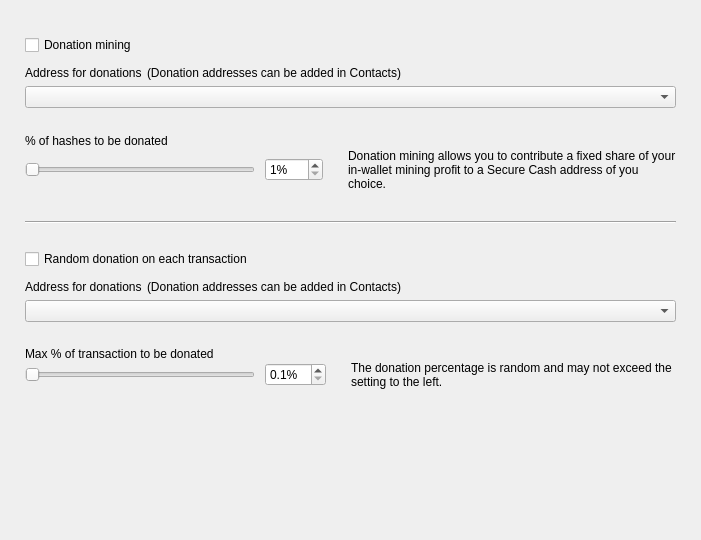
<?xml version="1.0" encoding="UTF-8"?>
<ui version="4.0">
 <class>DonationOptionsFrame</class>
 <widget class="QFrame" name="DonationOptionsFrame">
  <property name="geometry">
   <rect>
    <x>0</x>
    <y>0</y>
    <width>701</width>
    <height>540</height>
   </rect>
  </property>
  <property name="windowTitle">
   <string>Frame</string>
  </property>
  <property name="frameShape">
   <enum>QFrame::NoFrame</enum>
  </property>
  <property name="frameShadow">
   <enum>QFrame::Raised</enum>
  </property>
  <layout class="QVBoxLayout" name="verticalLayout">
   <property name="spacing">
    <number>10</number>
   </property>
   <property name="leftMargin">
    <number>25</number>
   </property>
   <property name="topMargin">
    <number>35</number>
   </property>
   <property name="rightMargin">
    <number>25</number>
   </property>
   <property name="bottomMargin">
    <number>0</number>
   </property>
   <item>
    <widget class="QCheckBox" name="m_enableDonationMiningCheck">
     <property name="text">
      <string>Donation mining</string>
     </property>
    </widget>
   </item>
   <item>
    <widget class="QFrame" name="m_donationMiningFrame">
     <property name="frameShape">
      <enum>QFrame::NoFrame</enum>
     </property>
     <property name="frameShadow">
      <enum>QFrame::Raised</enum>
     </property>
     <layout class="QGridLayout" name="gridLayout" columnstretch="1,0,0,1">
      <property name="leftMargin">
       <number>0</number>
      </property>
      <property name="topMargin">
       <number>0</number>
      </property>
      <property name="rightMargin">
       <number>0</number>
      </property>
      <property name="bottomMargin">
       <number>0</number>
      </property>
      <property name="horizontalSpacing">
       <number>10</number>
      </property>
      <property name="verticalSpacing">
       <number>0</number>
      </property>
      <item row="2" column="0" colspan="4">
       <widget class="QComboBox" name="m_donationMiningAddressCombo"/>
      </item>
      <item row="3" column="0" colspan="4">
       <spacer name="verticalSpacer_2">
        <property name="orientation">
         <enum>Qt::Vertical</enum>
        </property>
        <property name="sizeType">
         <enum>QSizePolicy::Fixed</enum>
        </property>
        <property name="sizeHint" stdset="0">
         <size>
          <width>20</width>
          <height>25</height>
         </size>
        </property>
       </spacer>
      </item>
      <item row="4" column="0" colspan="4">
       <widget class="WalletGui::WalletNormalBlackTextLabel" name="label_2">
        <property name="minimumSize">
         <size>
          <width>0</width>
          <height>16</height>
         </size>
        </property>
        <property name="text">
         <string>% of hashes to be donated</string>
        </property>
        <property name="indent">
         <number>0</number>
        </property>
       </widget>
      </item>
      <item row="5" column="1">
       <widget class="QSpinBox" name="m_donationMiningAmountSpin">
        <property name="suffix">
         <string>%</string>
        </property>
        <property name="minimum">
         <number>1</number>
        </property>
        <property name="maximum">
         <number>100</number>
        </property>
       </widget>
      </item>
      <item row="5" column="0">
       <widget class="QSlider" name="m_donationMiningAmountSlider">
        <property name="maximumSize">
         <size>
          <width>230</width>
          <height>16777215</height>
         </size>
        </property>
        <property name="minimum">
         <number>1</number>
        </property>
        <property name="maximum">
         <number>100</number>
        </property>
        <property name="orientation">
         <enum>Qt::Horizontal</enum>
        </property>
       </widget>
      </item>
      <item row="5" column="2">
       <spacer name="horizontalSpacer">
        <property name="orientation">
         <enum>Qt::Horizontal</enum>
        </property>
        <property name="sizeType">
         <enum>QSizePolicy::Fixed</enum>
        </property>
        <property name="sizeHint" stdset="0">
         <size>
          <width>5</width>
          <height>20</height>
         </size>
        </property>
       </spacer>
      </item>
      <item row="5" column="3" alignment="Qt::AlignVCenter">
       <widget class="WalletGui::WalletSmallGrayTextLabel" name="m_donationMiningCommentLabel">
        <property name="minimumSize">
         <size>
          <width>0</width>
          <height>32</height>
         </size>
        </property>
        <property name="text">
         <string>Donation mining allows you to contribute a fixed share of your in-wallet mining profit to a Secure Cash address of you choice.</string>
        </property>
        <property name="wordWrap">
         <bool>true</bool>
        </property>
        <property name="indent">
         <number>0</number>
        </property>
       </widget>
      </item>
      <item row="1" column="0" colspan="4">
       <spacer name="verticalSpacer_6">
        <property name="orientation">
         <enum>Qt::Vertical</enum>
        </property>
        <property name="sizeType">
         <enum>QSizePolicy::Fixed</enum>
        </property>
        <property name="sizeHint" stdset="0">
         <size>
          <width>20</width>
          <height>5</height>
         </size>
        </property>
       </spacer>
      </item>
      <item row="0" column="0" colspan="4">
       <layout class="QHBoxLayout" name="horizontalLayout" stretch="0,1">
        <property name="spacing">
         <number>5</number>
        </property>
        <property name="leftMargin">
         <number>0</number>
        </property>
        <item>
         <widget class="WalletGui::WalletNormalBlackTextLabel" name="label">
          <property name="minimumSize">
           <size>
            <width>0</width>
            <height>16</height>
           </size>
          </property>
          <property name="text">
           <string>Address for donations</string>
          </property>
          <property name="indent">
           <number>0</number>
          </property>
         </widget>
        </item>
        <item>
         <widget class="WalletGui::WalletSmallGrayTextLabel" name="label_5">
          <property name="text">
           <string>(Donation addresses can be added in Contacts)</string>
          </property>
         </widget>
        </item>
       </layout>
      </item>
     </layout>
    </widget>
   </item>
   <item>
    <spacer name="verticalSpacer_3">
     <property name="orientation">
      <enum>Qt::Vertical</enum>
     </property>
     <property name="sizeType">
      <enum>QSizePolicy::Fixed</enum>
     </property>
     <property name="sizeHint" stdset="0">
      <size>
       <width>20</width>
       <height>20</height>
      </size>
     </property>
    </spacer>
   </item>
   <item>
    <widget class="Line" name="line">
     <property name="frameShadow">
      <enum>QFrame::Sunken</enum>
     </property>
     <property name="orientation">
      <enum>Qt::Horizontal</enum>
     </property>
    </widget>
   </item>
   <item>
    <spacer name="verticalSpacer_4">
     <property name="orientation">
      <enum>Qt::Vertical</enum>
     </property>
     <property name="sizeType">
      <enum>QSizePolicy::Fixed</enum>
     </property>
     <property name="sizeHint" stdset="0">
      <size>
       <width>20</width>
       <height>15</height>
      </size>
     </property>
    </spacer>
   </item>
   <item>
    <widget class="QCheckBox" name="m_enableDonationChangeCheck">
     <property name="text">
      <string>Random donation on each transaction</string>
     </property>
    </widget>
   </item>
   <item>
    <widget class="QFrame" name="m_donationChangeFrame">
     <property name="frameShape">
      <enum>QFrame::NoFrame</enum>
     </property>
     <property name="frameShadow">
      <enum>QFrame::Raised</enum>
     </property>
     <layout class="QGridLayout" name="gridLayout_2" columnstretch="1,0,0,1">
      <property name="leftMargin">
       <number>0</number>
      </property>
      <property name="topMargin">
       <number>0</number>
      </property>
      <property name="rightMargin">
       <number>0</number>
      </property>
      <property name="bottomMargin">
       <number>0</number>
      </property>
      <property name="horizontalSpacing">
       <number>10</number>
      </property>
      <property name="verticalSpacing">
       <number>0</number>
      </property>
      <item row="3" column="0" colspan="4">
       <spacer name="verticalSpacer_5">
        <property name="orientation">
         <enum>Qt::Vertical</enum>
        </property>
        <property name="sizeType">
         <enum>QSizePolicy::Fixed</enum>
        </property>
        <property name="sizeHint" stdset="0">
         <size>
          <width>20</width>
          <height>25</height>
         </size>
        </property>
       </spacer>
      </item>
      <item row="4" column="0" colspan="4">
       <widget class="WalletGui::WalletNormalBlackTextLabel" name="label_3">
        <property name="text">
         <string>Max % of transaction to be donated</string>
        </property>
        <property name="indent">
         <number>0</number>
        </property>
       </widget>
      </item>
      <item row="5" column="0">
       <widget class="QSlider" name="m_donationChangeAmountSlider">
        <property name="maximumSize">
         <size>
          <width>230</width>
          <height>16777215</height>
         </size>
        </property>
        <property name="minimum">
         <number>1</number>
        </property>
        <property name="maximum">
         <number>100</number>
        </property>
        <property name="orientation">
         <enum>Qt::Horizontal</enum>
        </property>
       </widget>
      </item>
      <item row="2" column="0" colspan="4">
       <widget class="QComboBox" name="m_donationChangeAddressCombo"/>
      </item>
      <item row="5" column="3" alignment="Qt::AlignVCenter">
       <widget class="WalletGui::WalletSmallGrayTextLabel" name="m_donationChangeCommentLabel">
        <property name="text">
         <string>The donation percentage is random and may not exceed the setting to the left.</string>
        </property>
        <property name="wordWrap">
         <bool>true</bool>
        </property>
        <property name="indent">
         <number>0</number>
        </property>
       </widget>
      </item>
      <item row="5" column="1">
       <widget class="QDoubleSpinBox" name="m_donationChangeAmountSpin">
        <property name="suffix">
         <string>%</string>
        </property>
        <property name="decimals">
         <number>1</number>
        </property>
        <property name="minimum">
         <double>0.100000000000000</double>
        </property>
        <property name="maximum">
         <double>10.000000000000000</double>
        </property>
        <property name="singleStep">
         <double>0.100000000000000</double>
        </property>
       </widget>
      </item>
      <item row="5" column="2">
       <spacer name="horizontalSpacer_2">
        <property name="orientation">
         <enum>Qt::Horizontal</enum>
        </property>
        <property name="sizeType">
         <enum>QSizePolicy::Fixed</enum>
        </property>
        <property name="sizeHint" stdset="0">
         <size>
          <width>5</width>
          <height>20</height>
         </size>
        </property>
       </spacer>
      </item>
      <item row="1" column="0" colspan="4">
       <spacer name="verticalSpacer_7">
        <property name="orientation">
         <enum>Qt::Vertical</enum>
        </property>
        <property name="sizeType">
         <enum>QSizePolicy::Fixed</enum>
        </property>
        <property name="sizeHint" stdset="0">
         <size>
          <width>20</width>
          <height>5</height>
         </size>
        </property>
       </spacer>
      </item>
      <item row="0" column="0" colspan="4">
       <layout class="QHBoxLayout" name="horizontalLayout_2" stretch="0,1">
        <property name="spacing">
         <number>5</number>
        </property>
        <property name="leftMargin">
         <number>0</number>
        </property>
        <item>
         <widget class="WalletGui::WalletNormalBlackTextLabel" name="label_4">
          <property name="minimumSize">
           <size>
            <width>0</width>
            <height>16</height>
           </size>
          </property>
          <property name="text">
           <string>Address for donations</string>
          </property>
          <property name="indent">
           <number>0</number>
          </property>
         </widget>
        </item>
        <item>
         <widget class="WalletGui::WalletSmallGrayTextLabel" name="label_6">
          <property name="text">
           <string>(Donation addresses can be added in Contacts)</string>
          </property>
         </widget>
        </item>
       </layout>
      </item>
     </layout>
    </widget>
   </item>
   <item>
    <spacer name="verticalSpacer">
     <property name="orientation">
      <enum>Qt::Vertical</enum>
     </property>
     <property name="sizeType">
      <enum>QSizePolicy::Expanding</enum>
     </property>
     <property name="sizeHint" stdset="0">
      <size>
       <width>20</width>
       <height>10</height>
      </size>
     </property>
    </spacer>
   </item>
  </layout>
 </widget>
 <customwidgets>
  <customwidget>
   <class>WalletGui::WalletSmallGrayTextLabel</class>
   <extends>QLabel</extends>
   <header>Gui/Common/WalletTextLabel.h</header>
  </customwidget>
  <customwidget>
   <class>WalletGui::WalletNormalBlackTextLabel</class>
   <extends>QLabel</extends>
   <header>Gui/Common/WalletTextLabel.h</header>
  </customwidget>
 </customwidgets>
 <resources/>
 <connections>
  <connection>
   <sender>m_enableDonationMiningCheck</sender>
   <signal>toggled(bool)</signal>
   <receiver>m_donationMiningFrame</receiver>
   <slot>setEnabled(bool)</slot>
   <hints>
    <hint type="sourcelabel">
     <x>353</x>
     <y>41</y>
    </hint>
    <hint type="destinationlabel">
     <x>350</x>
     <y>115</y>
    </hint>
   </hints>
  </connection>
  <connection>
   <sender>m_donationMiningAmountSlider</sender>
   <signal>valueChanged(int)</signal>
   <receiver>DonationOptionsFrame</receiver>
   <slot>donationMiningAmountChanged(int)</slot>
   <hints>
    <hint type="sourcelabel">
     <x>187</x>
     <y>155</y>
    </hint>
    <hint type="destinationlabel">
     <x>350</x>
     <y>269</y>
    </hint>
   </hints>
  </connection>
  <connection>
   <sender>m_donationMiningAmountSpin</sender>
   <signal>valueChanged(int)</signal>
   <receiver>DonationOptionsFrame</receiver>
   <slot>donationMiningAmountChanged(int)</slot>
   <hints>
    <hint type="sourcelabel">
     <x>391</x>
     <y>155</y>
    </hint>
    <hint type="destinationlabel">
     <x>350</x>
     <y>269</y>
    </hint>
   </hints>
  </connection>
  <connection>
   <sender>m_enableDonationChangeCheck</sender>
   <signal>toggled(bool)</signal>
   <receiver>m_donationChangeFrame</receiver>
   <slot>setEnabled(bool)</slot>
   <hints>
    <hint type="sourcelabel">
     <x>353</x>
     <y>237</y>
    </hint>
    <hint type="destinationlabel">
     <x>350</x>
     <y>328</y>
    </hint>
   </hints>
  </connection>
  <connection>
   <sender>m_donationChangeAmountSlider</sender>
   <signal>valueChanged(int)</signal>
   <receiver>DonationOptionsFrame</receiver>
   <slot>donationChangeAmountChanged(int)</slot>
   <hints>
    <hint type="sourcelabel">
     <x>187</x>
     <y>385</y>
    </hint>
    <hint type="destinationlabel">
     <x>350</x>
     <y>269</y>
    </hint>
   </hints>
  </connection>
  <connection>
   <sender>m_donationChangeAmountSpin</sender>
   <signal>valueChanged(double)</signal>
   <receiver>DonationOptionsFrame</receiver>
   <slot>donationChangeAmountChanged(double)</slot>
   <hints>
    <hint type="sourcelabel">
     <x>433</x>
     <y>353</y>
    </hint>
    <hint type="destinationlabel">
     <x>350</x>
     <y>269</y>
    </hint>
   </hints>
  </connection>
 </connections>
 <slots>
  <slot>donationMiningAmountChanged(int)</slot>
  <slot>donationChangeAmountChanged(int)</slot>
  <slot>donationChangeAmountChanged(double)</slot>
 </slots>
</ui>
